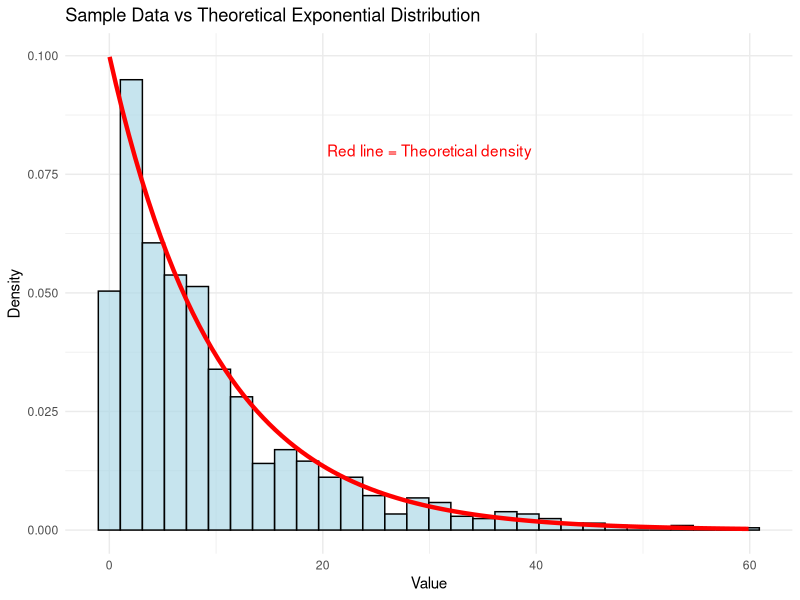
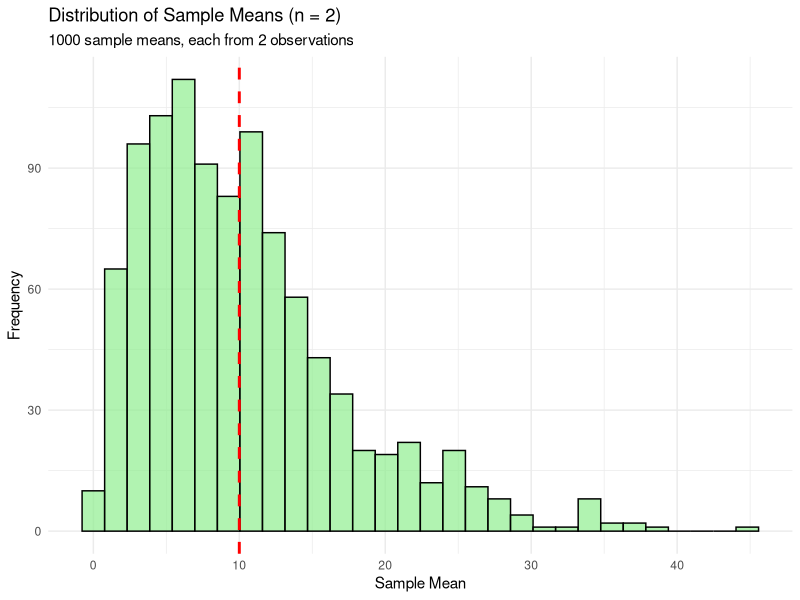
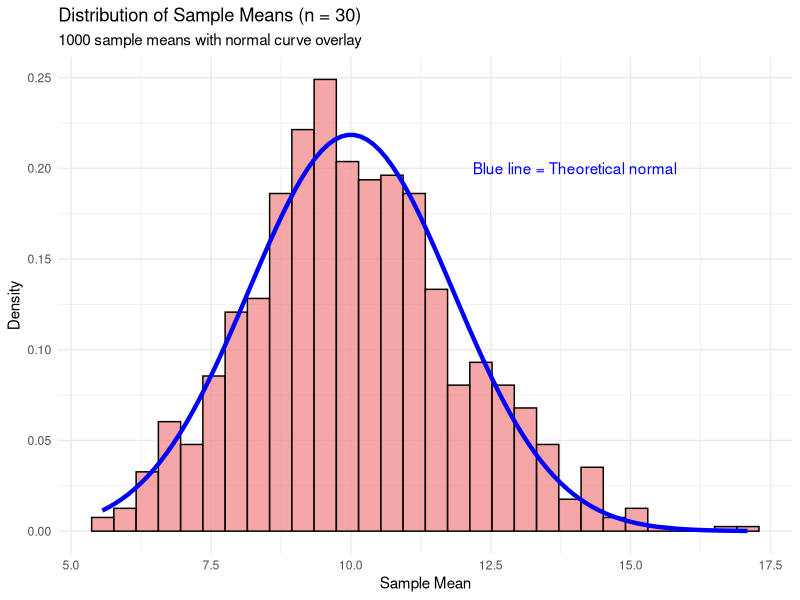
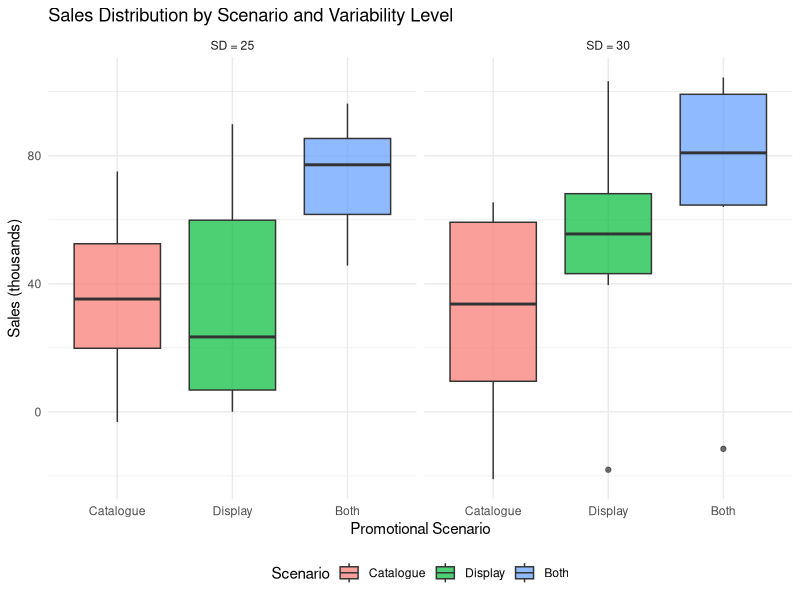

These figures' R source, in order:
## ---- chunk 1
knitr::opts_chunk$set(warning = FALSE, message = FALSE)
## ---- chunk 2
# Load all required packages for the assignment
# These packages provide functions for data manipulation, visualization, and statistics

library(dplyr)     # For data manipulation (filter, mutate, etc.)
library(ggplot2)   # For creating professional plots and visualizations
library(knitr)     # For creating nice tables in the report
library(MASS)      # For multivariate normal distribution (mvrnorm function)
library(tidyr)     # For data reshaping

# IMPORTANT: Set the random seed using your student number
# This ensures your results are reproducible (same random numbers each time)
# Replace 1234567 with your actual student number
set.seed(1234567)
## ---- chunk 3
# Part (a): Generate synthetic data
# We have 200 adults split into two groups of 100 each

# Define the probabilities of contracting flu for each group
prob_flu_vaccine <- 0.10  # 10% chance with vaccine
prob_flu_placebo <- 0.30  # 30% chance with placebo

# Generate the number who contract flu in each group using binomial distribution
# rbinom(n, size, prob) generates n random values from binomial distribution
# where size is the number of trials and prob is the probability of success
flu_group_A <- rbinom(1, size = 100, prob = prob_flu_vaccine)
flu_group_B <- rbinom(1, size = 100, prob = prob_flu_placebo)

# Calculate those who did NOT contract flu
no_flu_group_A <- 100 - flu_group_A
no_flu_group_B <- 100 - flu_group_B

# Create and display the results table
results_table <- data.frame(
  Condition = c("Contracted the flu", "Did not contract the flu", "TOTAL"),
  Group_A = c(flu_group_A, no_flu_group_A, 100),
  Group_B = c(flu_group_B, no_flu_group_B, 100)
)

# Display the table nicely using kable
kable(results_table, 
      caption = "Flu Vaccination Experiment Results",
      col.names = c("Condition", "Group A (Vaccine)", "Group B (Placebo)"))
## ---- chunk 4
# (i) Probability that a person receiving placebo will NOT contract flu
# This is calculated as: (number who didn't get flu) / (total in placebo group)
prob_no_flu_placebo <- no_flu_group_B / 100
cat("Estimated probability of NOT contracting flu with placebo:", 
    round(prob_no_flu_placebo, 3), "\n")

# (ii) 95% confidence interval for proportion not contracting flu (placebo group)
# For proportions, we use the normal approximation to the binomial
# Standard error = sqrt(p(1-p)/n)
se_proportion <- sqrt(prob_no_flu_placebo * (1 - prob_no_flu_placebo) / 100)

# For 95% CI, we use z = 1.96 (from standard normal distribution)
z_critical <- 1.96
margin_error <- z_critical * se_proportion

# Calculate confidence interval bounds
ci_lower <- prob_no_flu_placebo - margin_error
ci_upper <- prob_no_flu_placebo + margin_error

cat("\n95% Confidence Interval: [", round(ci_lower, 3), ",", 
    round(ci_upper, 3), "]\n")

cat("\nNon-technical explanation: We are 95% confident that the true proportion",
    "of people who receive the placebo and do not contract flu is between",
    round(ci_lower * 100, 1), "% and", round(ci_upper * 100, 1), "%.",
    "This means if we repeated this experiment many times, about 95% of the",
    "confidence intervals would contain the true proportion.\n")

# (iii) If 40% receive vaccine, what percentage contract flu?
# We use the law of total probability
vaccine_rate <- 0.40
no_vaccine_rate <- 0.60

# Calculate observed flu rates from our data
observed_flu_rate_vaccine <- flu_group_A / 100
observed_flu_rate_placebo <- flu_group_B / 100

# Expected percentage contracting flu
expected_flu_rate <- (vaccine_rate * observed_flu_rate_vaccine + 
                     no_vaccine_rate * observed_flu_rate_placebo)

cat("\nExpected percentage contracting flu:", 
    round(expected_flu_rate * 100, 1), "%\n")

# (iv) Probability of contracting flu at least 3 times in 10 years (vaccinated)
# This uses the binomial distribution with n=10 trials
# P(X >= 3) = 1 - P(X <= 2)
prob_at_least_3 <- 1 - pbinom(2, size = 10, prob = observed_flu_rate_vaccine)

cat("\nProbability of contracting flu at least 3 times in 10 years",
    "(if vaccinated):", round(prob_at_least_3, 3), "\n")
## ---- chunk 5
# Part (a): Generate 1000 observations from exponential distribution
# The exponential distribution has mean = 1/rate
# If mean = 10, then rate = 1/10 = 0.1
exp_mean <- 10
exp_rate <- 1/exp_mean
n_obs <- 1000

# Generate the data
exp_data <- rexp(n_obs, rate = exp_rate)

# (i) Compare sample and population statistics
sample_mean <- mean(exp_data)
sample_sd <- sd(exp_data)

# For exponential distribution: mean = 1/rate, sd = 1/rate
pop_mean <- exp_mean
pop_sd <- exp_mean  # For exponential, sd equals mean

cat("Population vs Sample Statistics:\n")
cat("Population mean:", pop_mean, "| Sample mean:", round(sample_mean, 3), "\n")
cat("Population SD:", pop_sd, "| Sample SD:", round(sample_sd, 3), "\n")
cat("\nDiscussion: The sample statistics are very close to the population",
    "parameters. With 1000 observations, we expect good estimates. The small",
    "differences are due to random sampling variation.\n")

# (ii) Compare histogram with theoretical density
# Create a data frame for plotting
plot_data <- data.frame(x = exp_data)

# Create the plot
p1 <- ggplot(plot_data, aes(x = x)) +
  # Add histogram with density scale (not frequency)
  geom_histogram(aes(y = ..density..), bins = 30, 
                 fill = "lightblue", color = "black", alpha = 0.7) +
  # Add theoretical exponential density curve
  stat_function(fun = dexp, args = list(rate = exp_rate), 
                color = "red", size = 1.5) +
  labs(title = "Sample Data vs Theoretical Exponential Distribution",
       x = "Value", y = "Density") +
  theme_minimal() +
  annotate("text", x = 30, y = 0.08, 
           label = "Red line = Theoretical density", color = "red")

print(p1)

cat("\nDiscussion: The histogram closely matches the theoretical exponential",
    "density curve (red line). Both show the characteristic shape of the",
    "exponential distribution - highest density near zero with a long right tail.",
    "The close match confirms our data generation process is correct.\n")
## ---- chunk 6
# Part (b): Sample means with n=2
# Generate 1000 sample means, each from 2 observations
n_samples <- 1000
sample_size <- 2

# Create a matrix to store our samples
# Each row will be one sample of size 2
samples_n2 <- matrix(rexp(n_samples * sample_size, rate = exp_rate), 
                     nrow = n_samples, ncol = sample_size)

# Calculate the mean of each sample (row)
sample_means_n2 <- rowMeans(samples_n2)

# Create histogram
p2 <- ggplot(data.frame(means = sample_means_n2), aes(x = means)) +
  geom_histogram(bins = 30, fill = "lightgreen", color = "black", alpha = 0.7) +
  labs(title = "Distribution of Sample Means (n = 2)",
       subtitle = "1000 sample means, each from 2 observations",
       x = "Sample Mean", y = "Frequency") +
  theme_minimal() +
  # Add vertical line at theoretical mean
  geom_vline(xintercept = exp_mean, color = "red", linetype = "dashed", size = 1)

print(p2)

cat("\nCharacteristics of the distribution (n=2):\n")
cat("1. Shape: Still right-skewed but less extreme than original exponential\n")
cat("2. Center: Mean of sample means =", round(mean(sample_means_n2), 3), 
    "(close to population mean of 10)\n")
cat("3. Spread: SD of sample means =", round(sd(sample_means_n2), 3), "\n")
cat("4. The distribution is beginning to look more symmetric than the original",
    "exponential, showing the early effects of the Central Limit Theorem.\n")
## ---- chunk 7
# Part (c): Sample means with n=30
sample_size <- 30

# Generate samples and calculate means
samples_n30 <- matrix(rexp(n_samples * sample_size, rate = exp_rate), 
                      nrow = n_samples, ncol = sample_size)
sample_means_n30 <- rowMeans(samples_n30)

# Create histogram with normal curve overlay
p3 <- ggplot(data.frame(means = sample_means_n30), aes(x = means)) +
  geom_histogram(aes(y = ..density..), bins = 30, 
                 fill = "lightcoral", color = "black", alpha = 0.7) +
  # Add theoretical normal curve based on CLT
  stat_function(fun = dnorm, 
                args = list(mean = exp_mean, 
                           sd = exp_mean/sqrt(sample_size)), 
                color = "blue", size = 1.5) +
  labs(title = "Distribution of Sample Means (n = 30)",
       subtitle = "1000 sample means with normal curve overlay",
       x = "Sample Mean", y = "Density") +
  theme_minimal() +
  annotate("text", x = 14, y = 0.20, 
           label = "Blue line = Theoretical normal", color = "blue")

print(p3)

cat("\nCharacteristics of the distribution (n=30):\n")
cat("1. Shape: Approximately normal (bell-shaped) - CLT in action!\n")
cat("2. Center: Mean of sample means =", round(mean(sample_means_n30), 3), "\n")
cat("3. Spread: SD of sample means =", round(sd(sample_means_n30), 3), "\n")
cat("4. Theoretical SD (SE) =", round(exp_mean/sqrt(sample_size), 3), "\n")
cat("5. The distribution is now approximately normal, demonstrating the",
    "Central Limit Theorem. Even though the original data was exponential",
    "(highly skewed), the sample means follow a normal distribution when n=30.\n")
## ---- chunk 8
# Given information from the study
n_participants <- 20
mean_current <- 7.5
mean_new <- 8.2
sd_difference <- 1.9
mean_difference <- mean_new - mean_current

# Part (a): One-tailed paired t-test
# Null hypothesis: μ_new <= μ_current (no improvement)
# Alternative hypothesis: μ_new > μ_current (new design is better)

# Calculate the t-statistic
# For paired data: t = (mean difference) / (sd difference / sqrt(n))
se_difference <- sd_difference / sqrt(n_participants)
t_statistic <- mean_difference / se_difference

# Degrees of freedom for paired t-test
df <- n_participants - 1

# Calculate p-value for one-tailed test (upper tail)
p_value <- pt(t_statistic, df = df, lower.tail = FALSE)

# Critical value for 5% significance level
alpha <- 0.05
t_critical <- qt(1 - alpha, df = df)

cat("Paired t-test Results:\n")
cat("Mean difference (new - current):", mean_difference, "\n")
cat("Standard error:", round(se_difference, 3), "\n")
cat("t-statistic:", round(t_statistic, 3), "\n")
cat("Critical value (α = 0.05):", round(t_critical, 3), "\n")
cat("p-value:", round(p_value, 4), "\n")
cat("\nConclusion: Since p-value =", round(p_value, 4), "< 0.05,",
    "we reject the null hypothesis.\n")
cat("There is statistically significant evidence that the new design",
    "is more attractive than the current design.\n")
## ---- chunk 9
cat("\n--- ADVICE TO MANAGEMENT ---\n\n")

cat("Dear Management Team,\n\n")

cat("After analyzing the market research data, I can provide the following insights:\n\n")

cat("KEY FINDING: The new package design shows a statistically significant improvement",
    "in attractiveness compared to the current design (p = ", round(p_value, 3), ").\n\n")

cat("SUPPORTING POINTS:\n\n")

cat("1. EFFECT SIZE: The new design scored 0.7 points higher on average",
    "(8.2 vs 7.5 on a 10-point scale). This represents a 9.3% improvement.\n\n")

cat("2. STATISTICAL CONFIDENCE: With 95% confidence, we can state that the new",
    "design is genuinely more attractive, not just due to random chance.\n\n")

cat("3. PRACTICAL SIGNIFICANCE: An increase from 7.5 to 8.2 moves the design",
    "from 'good' to 'very good' territory, which could translate to increased",
    "shelf appeal and sales.\n\n")

cat("4. STUDY LIMITATIONS:\n")
cat("   - Small sample size (20 participants) - consider larger study for confirmation\n")
cat("   - Participants saw both designs - potential order bias\n")
cat("   - Attractiveness may not directly translate to purchase intent\n\n")

cat("RECOMMENDATION: The data supports proceeding with the new design, but I suggest:\n")
cat("   - Conduct a larger follow-up study including purchase intent questions\n")
cat("   - Consider A/B testing in select stores before full rollout\n")
cat("   - Evaluate the cost-benefit ratio of the packaging change\n\n")

cat("The statistical evidence favors the new design, but business considerations",
    "beyond attractiveness should also guide your decision.\n")
## ---- chunk 10
# Part (a): Generate 10 pairs of observations
# Parameters for bivariate normal
mu1 <- 50
mu2 <- 55
sigma1 <- 10
sigma2 <- 10
rho <- 0.8  # correlation

# Create mean vector and covariance matrix
mu_vec <- c(mu1, mu2)
# Covariance matrix formula:
# [σ1²      ρσ1σ2  ]
# [ρσ1σ2    σ2²    ]
cov_matrix <- matrix(c(sigma1^2, rho*sigma1*sigma2,
                      rho*sigma1*sigma2, sigma2^2), 
                    nrow = 2, ncol = 2)

# Generate 10 pairs
n_pairs <- 10
data_10 <- mvrnorm(n = n_pairs, mu = mu_vec, Sigma = cov_matrix)
colnames(data_10) <- c("X1", "X2")

# Display the data
cat("Generated 10 pairs of observations:\n")
print(round(data_10, 2))

# (i) Decide on appropriate test
cat("\n(i) Choosing appropriate hypothesis test:\n")

# Check correlation between pairs
obs_correlation <- cor(data_10[,1], data_10[,2])
cat("Observed correlation:", round(obs_correlation, 3), "\n")

cat("\nSince the correlation is high (", round(obs_correlation, 3), 
    "), the observations are paired/dependent.\n")
cat("With n=10 (small sample), we should use a PAIRED T-TEST.\n")
cat("We assume normality of differences, which is reasonable given the data",
    "comes from a bivariate normal distribution.\n")

# (ii) Conduct the test
differences <- data_10[,2] - data_10[,1]
t_test_10 <- t.test(differences, alternative = "two.sided", mu = 0)

cat("\n(ii) Paired t-test results (n=10):\n")
cat("Mean difference:", round(mean(differences), 3), "\n")
cat("t-statistic:", round(t_test_10$statistic, 3), "\n")
cat("p-value:", round(t_test_10$p.value, 3), "\n")
cat("95% CI: [", round(t_test_10$conf.int[1], 3), ",", 
    round(t_test_10$conf.int[2], 3), "]\n")

if(t_test_10$p.value < 0.05) {
  cat("\nConclusion: We reject H0 at the 5% level. The test correctly identifies",
      "a significant difference between the means.\n")
} else {
  cat("\nConclusion: We fail to reject H0 at the 5% level. The test failed to",
      "detect the true difference (Type II error).\n")
}

cat("\nReflection: With only 10 observations, the test has low power to detect",
    "the true difference of 5 units. The true means are μ1=50 and μ2=55.\n")
## ---- chunk 11
# Part (b): Generate 30 pairs of observations
n_pairs <- 30
data_30 <- mvrnorm(n = n_pairs, mu = mu_vec, Sigma = cov_matrix)
colnames(data_30) <- c("X1", "X2")

# (i) Decide on appropriate test
obs_correlation_30 <- cor(data_30[,1], data_30[,2])
cat("\n(b)(i) With 30 pairs:\n")
cat("Observed correlation:", round(obs_correlation_30, 3), "\n")
cat("Again, high correlation suggests paired data. With n=30, we still use",
    "a PAIRED T-TEST.\n")

# (ii) Conduct the test
differences_30 <- data_30[,2] - data_30[,1]
t_test_30 <- t.test(differences_30, alternative = "two.sided", mu = 0)

cat("\n(ii) Paired t-test results (n=30):\n")
cat("Mean difference:", round(mean(differences_30), 3), "\n")
cat("t-statistic:", round(t_test_30$statistic, 3), "\n")
cat("p-value:", round(t_test_30$p.value, 4), "\n")
cat("95% CI: [", round(t_test_30$conf.int[1], 3), ",", 
    round(t_test_30$conf.int[2], 3), "]\n")

if(t_test_30$p.value < 0.05) {
  cat("\nConclusion: We reject H0 at the 5% level. The test correctly identifies",
      "a significant difference between the means.\n")
} else {
  cat("\nConclusion: We fail to reject H0 at the 5% level. The test failed to",
      "detect the true difference (Type II error).\n")
}
## ---- chunk 12
# Part (c): Comparison
cat("\n(c) Comparison of results:\n\n")

cat("Sample size effect on test power:\n")
cat("- With n=10: p-value =", round(t_test_10$p.value, 3), "\n")
cat("- With n=30: p-value =", round(t_test_30$p.value, 4), "\n\n")

cat("Key insights:\n")
cat("1. Larger sample size (n=30) provides more power to detect the true difference\n")
cat("2. The standard error decreases with larger n, making the test more sensitive\n")
cat("3. Both tests used the same methodology (paired t-test) due to high correlation\n")
cat("4. The true difference (μ2-μ1 = 5) is more likely to be detected with n=30\n\n")

cat("This demonstrates the importance of adequate sample size in hypothesis testing.",
    "Small samples may fail to detect real effects (Type II error), while larger",
    "samples provide the statistical power needed to identify true differences.\n")
## ---- chunk 13
# Part (a): Generate sales data with SD = 30
n_stores <- 6  # stores per scenario
n_scenarios <- 3
sd_sales <- 30

# Mean sales for each scenario (in thousands)
mean_scenario1 <- 50  # Catalogue only
mean_scenario2 <- 55  # End of aisle only
mean_scenario3 <- 60  # Both catalogue and end of aisle

# Generate sales data
# Each store's monthly sales is one observation
sales_scenario1 <- rnorm(n_stores, mean = mean_scenario1, sd = sd_sales)
sales_scenario2 <- rnorm(n_stores, mean = mean_scenario2, sd = sd_sales)
sales_scenario3 <- rnorm(n_stores, mean = mean_scenario3, sd = sd_sales)

# Combine into a data frame for analysis
sales_data <- data.frame(
  sales = c(sales_scenario1, sales_scenario2, sales_scenario3),
  scenario = factor(rep(1:3, each = n_stores),
                   labels = c("Catalogue", "Display", "Both"))
)

# Display summary statistics
cat("Summary statistics by scenario (SD = 30):\n")
summary_stats <- sales_data %>%
  group_by(scenario) %>%
  summarise(
    mean = round(mean(sales), 2),
    sd = round(sd(sales), 2),
    min = round(min(sales), 2),
    max = round(max(sales), 2)
  )
print(summary_stats)

# (i) Decide on appropriate test
cat("\n(i) Choosing appropriate test:\n")
cat("- We have 3 independent groups (scenarios)\n")
cat("- Comparing means across multiple groups\n")
cat("- Data is normally distributed (by design)\n")
cat("- Therefore, ONE-WAY ANOVA is the appropriate test\n")

# (ii) Conduct ANOVA
anova_result <- aov(sales ~ scenario, data = sales_data)
anova_summary <- summary(anova_result)

cat("\n(ii) ANOVA Results (SD = 30):\n")
print(anova_summary)

# Extract p-value
p_value_anova <- anova_summary[[1]][["Pr(>F)"]][1]

cat("\nConclusion: ")
if(p_value_anova < 0.05) {
  cat("We reject H0 (p =", round(p_value_anova, 3), "< 0.05).\n")
  cat("There is a statistically significant difference in mean sales",
      "between at least two promotional scenarios.\n")
  
  # Post-hoc test to see which groups differ
  cat("\nPost-hoc analysis (Tukey HSD):\n")
  print(TukeyHSD(anova_result))
} else {
  cat("We fail to reject H0 (p =", round(p_value_anova, 3), "> 0.05).\n")
  cat("There is insufficient evidence of differences in mean sales",
      "between promotional scenarios.\n")
}
## ---- chunk 14
# Part (b): Repeat with SD = 25
sd_sales_b <- 25

# Generate new sales data with smaller SD
sales_scenario1_b <- rnorm(n_stores, mean = mean_scenario1, sd = sd_sales_b)
sales_scenario2_b <- rnorm(n_stores, mean = mean_scenario2, sd = sd_sales_b)
sales_scenario3_b <- rnorm(n_stores, mean = mean_scenario3, sd = sd_sales_b)

sales_data_b <- data.frame(
  sales = c(sales_scenario1_b, sales_scenario2_b, sales_scenario3_b),
  scenario = factor(rep(1:3, each = n_stores),
                   labels = c("Catalogue", "Display", "Both"))
)

# Summary statistics
cat("\n\nPart (b): Summary statistics by scenario (SD = 25):\n")
summary_stats_b <- sales_data_b %>%
  group_by(scenario) %>%
  summarise(
    mean = round(mean(sales), 2),
    sd = round(sd(sales), 2),
    min = round(min(sales), 2),
    max = round(max(sales), 2)
  )
print(summary_stats_b)

# Conduct ANOVA
anova_result_b <- aov(sales ~ scenario, data = sales_data_b)
anova_summary_b <- summary(anova_result_b)

cat("\nANOVA Results (SD = 25):\n")
print(anova_summary_b)

p_value_anova_b <- anova_summary_b[[1]][["Pr(>F)"]][1]

cat("\nConclusion: ")
if(p_value_anova_b < 0.05) {
  cat("We reject H0 (p =", round(p_value_anova_b, 3), "< 0.05).\n")
  cat("There is a statistically significant difference in mean sales.\n")
} else {
  cat("We fail to reject H0 (p =", round(p_value_anova_b, 3), "> 0.05).\n")
  cat("There is insufficient evidence of differences in mean sales.\n")
}
## ---- chunk 15
# Part (c): Comparison
cat("\n\n(c) Comparison of results:\n\n")

cat("Effect of variability (SD) on ANOVA results:\n")
cat("- With SD = 30: p-value =", round(p_value_anova, 3), "\n")
cat("- With SD = 25: p-value =", round(p_value_anova_b, 3), "\n\n")

cat("Key insights:\n")
cat("1. Lower variability (SD=25) makes it easier to detect differences between groups\n")
cat("2. The F-statistic is larger when within-group variability is smaller\n")
cat("3. Both analyses test the same hypotheses about mean differences\n")
cat("4. In practice, reducing measurement error or controlling for other factors\n")
cat("   can reduce SD and increase the power to detect real differences\n\n")

cat("Practical implication: When designing experiments, minimizing variability\n")
cat("within groups (through careful control and measurement) increases the\n")
cat("likelihood of detecting true differences between treatments.\n")

# Create visualization to show the effect
cat("\nVisualization of the effect of SD on group separation:\n")

# Combine both datasets for plotting
sales_data$sd_group <- "SD = 30"
sales_data_b$sd_group <- "SD = 25"
combined_data <- rbind(sales_data, sales_data_b)

p_comparison <- ggplot(combined_data, aes(x = scenario, y = sales, fill = scenario)) +
  geom_boxplot(alpha = 0.7) +
  facet_wrap(~ sd_group) +
  labs(title = "Sales Distribution by Scenario and Variability Level",
       x = "Promotional Scenario",
       y = "Sales (thousands)",
       fill = "Scenario") +
  theme_minimal() +
  theme(legend.position = "bottom")

print(p_comparison)

cat("\nThe plot shows how reduced variability (SD=25) makes the differences",
    "between groups more apparent and easier to detect statistically.\n")
